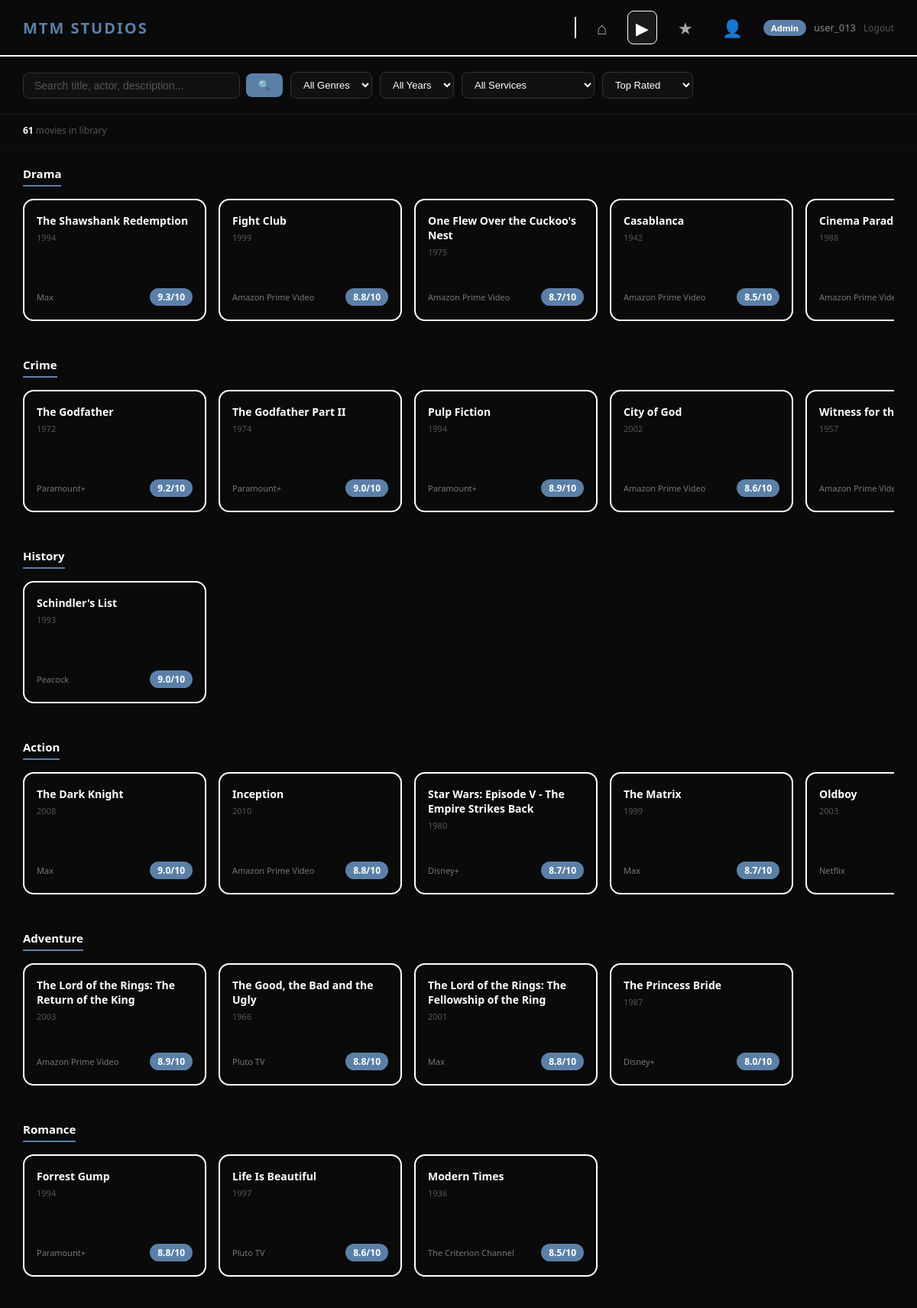
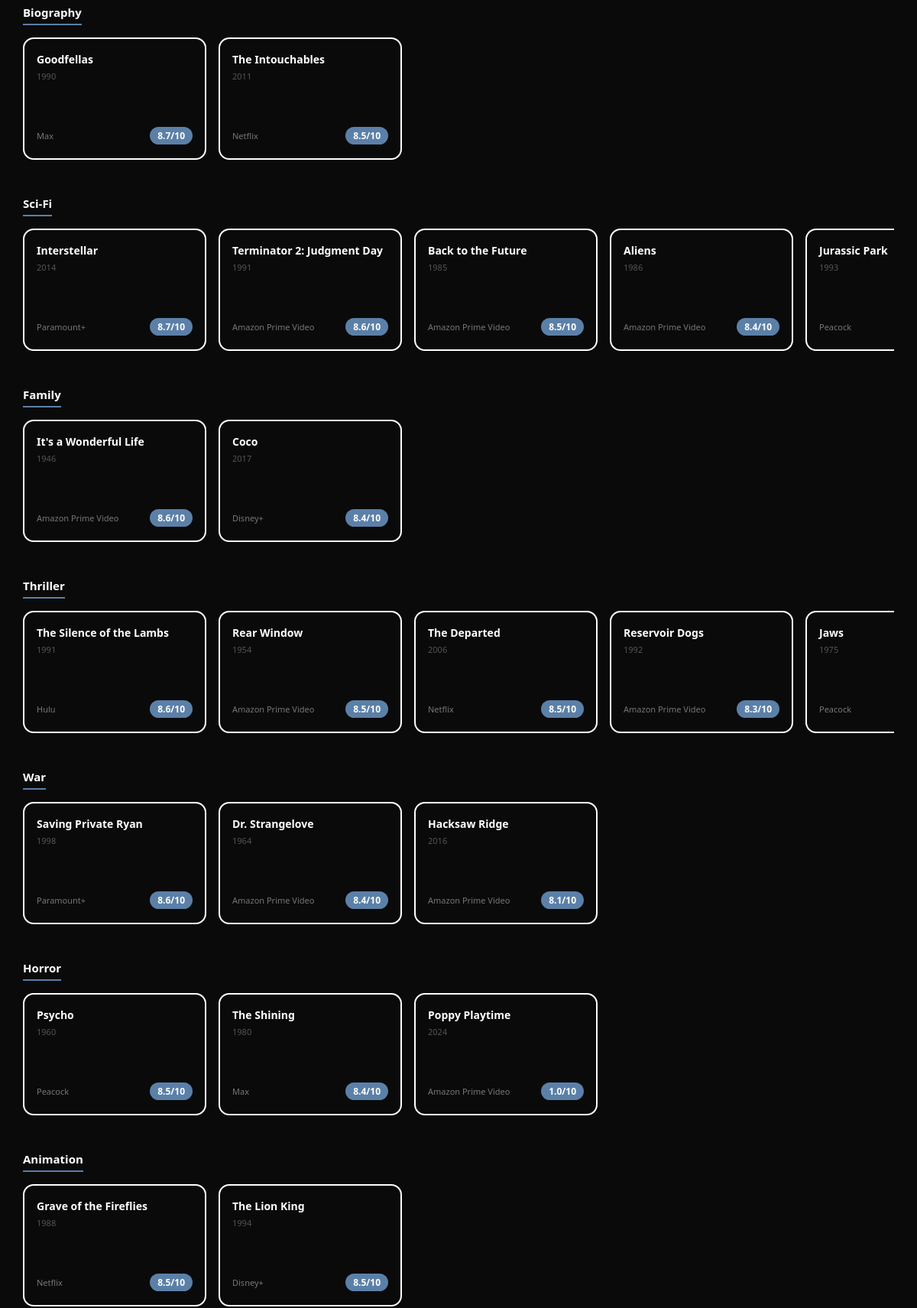
/movies.php (signed in, upper part), run on the app's committed database (2 pictures, top to bottom).
### tables this page shows
CREATE TABLE Movies (
    MovieID           VARCHAR(20)  PRIMARY KEY,
    ReleaseYear       INT,
    Title             VARCHAR(255),
    PosterURL         VARCHAR(255),
    StreamingServices VARCHAR(255),
    Genre             VARCHAR(100),
    Rating            DECIMAL(3,1),
    Description       VARCHAR(255),
    Actors            VARCHAR(255)
);

### movies.php (the view, shortened to what this page needs)
<?php
include __DIR__ . '/db_connect.php';
$is_guest = ($_SESSION['user_id'] === 'Guest');
$search           = isset($_GET['search'])    ? mysqli_real_escape_string($conn, trim($_GET['search']))    : '';
$genre_filter     = isset($_GET['genre'])     ? mysqli_real_escape_string($conn, $_GET['genre'])           : '';
$year_filter      = isset($_GET['year'])      ? intval($_GET['year'])                                      : 0;
$streaming_filter = isset($_GET['streaming']) ? mysqli_real_escape_string($conn, $_GET['streaming'])       : '';
$sort             = (isset($_GET['sort']) && in_array($_GET['sort'], ['rating','year_desc','year_asc','title']))
                    ? $_GET['sort'] : 'rating';
$sql = "SELECT * FROM Movies WHERE 1=1";
switch ($sort) {
    default:          $sql .= " ORDER BY Rating DESC";
}
$result     = mysqli_query($conn, $sql);
$all_movies = [];
while ($m = mysqli_fetch_assoc($result)) $all_movies[] = $m;
$is_filtered    = ($search != '' || $genre_filter != '' || $year_filter > 0 || $streaming_filter != '');
$movies_by_genre = [];
if (!$is_filtered) {
    foreach ($all_movies as $movie) {
        $g = trim(explode(", ", $movie['Genre'])[0]);
        $movies_by_genre[$g][] = $movie;
    }
}
?>
<!DOCTYPE html>
<html lang="en">
<head>
</head>
<body>
<nav class="navbar">
    <a href="index.php" class="logo">MTM STUDIOS</a>
    <div class="nav-right">
        <div class="nav-divider"></div>
        <div class="nav-icons">
            <a href="index.php" title="Home">&#8962;</a>
            <a href="movies.php" class="active" title="Movies">&#9654;</a>
            <a href="reviews.php" title="Reviews">&#9733;</a>
            <a href="users.php" title="Users">&#128100;</a>
        </div>
        <div class="user-info">
            <span class="user-badge"><?php echo htmlspecialchars($_SESSION['user_type']); ?></span>
            <?php echo htmlspecialchars($_SESSION['user_id']); ?>
            <?php if ($is_guest): ?>
                <a href="register.php" class="create-acct-link">Create Account</a>
            <?php else: ?>
                <a href="logout.php" class="logout-link">Logout</a>
            <?php endif; ?>
        </div>
    </div>
</nav>
<form method="GET" action="movies.php">
    <div class="filter-bar">
        <div class="search-input-wrap">
            <input type="text" name="search"
                   placeholder="Search title, actor, description..."
                   value="<?php echo htmlspecialchars($search); ?>">
            <button type="submit" class="btn-search">&#128269;</button>
        </div>
        <select name="genre" class="filter-select" onchange="this.form.submit()">
            <option value="">All Genres</option>
        </select>
        <select name="year" class="filter-select" onchange="this.form.submit()">
            <option value="">All Years</option>
        </select>
        <select name="streaming" class="filter-select" onchange="this.form.submit()">
            <option value="">All Services</option>
        </select>
        <select name="sort" class="filter-select" onchange="this.form.submit()">
            <option value="rating"    <?php echo ($sort == 'rating')    ? 'selected' : ''; ?>>Top Rated</option>
        </select>
    </div>
</form>
<div class="results-bar">
    <?php if ($is_filtered): ?>
        <span><?php echo count($all_movies); ?></span> result<?php echo count($all_movies) != 1 ? 's' : ''; ?> found
        <?php if ($search != ''): ?> for "<em><?php echo htmlspecialchars($search); ?></em>"<?php endif; ?>
    <?php else: ?>
        <span><?php echo count($all_movies); ?></span> movies in library
    <?php endif; ?>
</div>
<?php if (empty($all_movies)): ?>
    <div class="empty-state">
        <p>No movies match your search.</p>
        <p class="sub">Try adjusting your filters or <a href="movies.php" style="color:#5b80a8;">clearing them</a>.</p>
    </div>
<?php else: ?>
    <?php foreach ($movies_by_genre as $genre => $movies): ?>
        <div class="genre-section">
            <div class="genre-label"><?php echo htmlspecialchars($genre); ?></div>
            <div class="movie-row">
                <?php foreach ($movies as $movie): ?>
                    <a href="movie.php?id=<?php echo urlencode($movie['MovieID']); ?>" class="movie-card">
                        <div>
                            <div class="card-title"><?php echo htmlspecialchars($movie['Title']); ?></div>
                            <div class="card-year"><?php echo $movie['ReleaseYear'] ?? ''; ?></div>
                        </div>
                        <div class="card-bottom">
                            <div class="card-service"><?php echo htmlspecialchars($movie['StreamingServices']); ?></div>
                            <span class="card-score"><?php echo $movie['Rating']; ?>/10</span>
                        </div>
                    </a>
                <?php endforeach; ?>
            </div>
        </div>
    <?php endforeach; ?>
<?php endif; ?>
</body>
</html>

### movies.php (style rules this page uses)
* { margin: 0; padding: 0; box-sizing: border-box; }
body { font-family: 'Segoe UI', sans-serif; background-color: #0a0a0a; color: #ffffff; }
.navbar { background-color: #0a0a0a; border-bottom: 2px solid #ffffff; padding: 14px 30px; display: flex; justify-content: space-between; align-items: center; }
.logo { font-size: 20px; font-weight: bold; color: #5b80a8; text-decoration: none; letter-spacing: 2px; }
.nav-right { display: flex; align-items: center; }
.nav-divider { width: 2px; height: 28px; background-color: #ffffff; margin: 0 16px; }
.nav-icons { display: flex; align-items: center; gap: 16px; }
.nav-icons a { color: #aaa; text-decoration: none; font-size: 22px; padding: 6px 10px; border: 1px solid transparent; border-radius: 8px; transition: all 0.2s; }
.nav-icons a:hover, .nav-icons a.active { color: #fff; border-color: #fff; background-color: #1a1a1a; }
.user-info { display: flex; align-items: center; gap: 10px; margin-left: 16px; font-size: 13px; color: #888; }
.user-badge { background: #5b80a8; color: #fff; padding: 3px 10px; border-radius: 20px; font-size: 11px; font-weight: bold; }
.logout-link { color: #555; text-decoration: none; font-size: 12px; transition: color 0.2s; }
.filter-bar { padding: 20px 30px; border-bottom: 1px solid #1a1a1a; display: flex; flex-wrap: wrap; gap: 10px; align-items: center; }
.search-input-wrap { display: flex; align-items: center; gap: 8px; flex: 1; min-width: 200px; max-width: 340px; }
.search-input-wrap input { flex: 1; padding: 8px 14px; background: #111; border: 1px solid #333; border-radius: 8px; color: #fff; font-size: 14px; }
.search-input-wrap input::placeholder { color: #555; }
.btn-search { padding: 8px 16px; background: #5b80a8; color: #fff; border: none; border-radius: 8px; font-size: 13px; cursor: pointer; white-space: nowrap; transition: background 0.2s; }
.filter-select { padding: 8px 12px; background: #111; border: 1px solid #333; border-radius: 8px; color: #fff; font-size: 13px; cursor: pointer; }
.filter-select option { background: #111; }
.results-bar { padding: 12px 30px; font-size: 12px; color: #555; border-bottom: 1px solid #111; }
.results-bar span { color: #fff; font-weight: 600; }
.genre-section { padding: 24px 30px 12px; }
.genre-label { font-size: 15px; font-weight: bold; border-bottom: 2px solid #5b80a8; display: inline-block; padding-bottom: 5px; margin-bottom: 16px; }
.movie-row { display: flex; gap: 16px; overflow-x: auto; padding-bottom: 10px; }
.movie-card { min-width: 240px; max-width: 240px; height: 160px; background-color: #0a0a0a; border: 2px solid #ffffff; border-radius: 14px; padding: 18px 16px; text-decoration: none; color: #ffffff; display: flex; flex-direction: column; justify-content: space-between; transition: border-color 0.2s, transform 0.2s; flex-shrink: 0; }
.card-title { font-size: 14px; font-weight: bold; line-height: 1.35; }
.card-year { font-size: 11px; color: #555; margin-top: 4px; }
.card-bottom { display: flex; align-items: center; justify-content: space-between; gap: 8px; }
.card-service { font-size: 11px; color: #777; white-space: nowrap; overflow: hidden; text-overflow: ellipsis; }
.card-score { background: #5b80a8; color: #fff; padding: 3px 10px; border-radius: 20px; font-size: 12px; font-weight: bold; white-space: nowrap; flex-shrink: 0; }

### data on the page
movies: Title "The Shawshank Redemption", ReleaseYear "1994", StreamingServices "Max", Rating "9.3"
movies: Title "Fight Club", ReleaseYear "1999", StreamingServices "Amazon Prime Video", Rating "8.8"
movies: Title "One Flew Over the Cuckoo's Nest", ReleaseYear "1975", StreamingServices "Amazon Prime Video", Rating "8.7"
movies: Title "Casablanca", ReleaseYear "1942", StreamingServices "Amazon Prime Video", Rating "8.5"
movies: Title "Cinema…", ReleaseYear "1988", StreamingServices "Amazon Prime…"
movies: Title "The Godfather", ReleaseYear "1972", StreamingServices "Paramount+", Rating "9.2"
movies: Title "The Godfather Part II", ReleaseYear "1974", StreamingServices "Paramount+", Rating "9.0"
movies: Title "Pulp Fiction", ReleaseYear "1994", StreamingServices "Paramount+", Rating "8.9"
movies: Title "City of God", ReleaseYear "2002", StreamingServices "Amazon Prime Video", Rating "8.6"
movies: Title "Witness for…", ReleaseYear "1957", StreamingServices "Amazon Prime…"
movies: Title "Schindler's List", ReleaseYear "1993", StreamingServices "Peacock", Rating "9.0"
movies: Title "The Dark Knight", ReleaseYear "2008", StreamingServices "Max", Rating "9.0"
movies: Title "Inception", ReleaseYear "2010", StreamingServices "Amazon Prime Video", Rating "8.8"
movies: Title "Star Wars: Episode V - The Empire Strikes Back", ReleaseYear "1980", StreamingServices "Disney+", Rating "8.7"
movies: Title "The Matrix", ReleaseYear "1999", StreamingServices "Max", Rating "8.7"
movies: Title "Oldboy", ReleaseYear "2003", StreamingServices "Netflix"
movies: Title "The Lord of the Rings: The Return of the King", ReleaseYear "2003", StreamingServices "Amazon Prime Video", Rating "8.9"
movies: Title "The Good, the Bad and the Ugly", ReleaseYear "1966", StreamingServices "Pluto TV", Rating "8.8"
movies: Title "The Lord of the Rings: The Fellowship of the Ring", ReleaseYear "2001", StreamingServices "Max", Rating "8.8"
movies: Title "The Princess Bride", ReleaseYear "1987", StreamingServices "Disney+", Rating "8.0"
movies: Title "Forrest Gump", ReleaseYear "1994", StreamingServices "Paramount+", Rating "8.8"
movies: Title "Life Is Beautiful", ReleaseYear "1997", StreamingServices "Pluto TV", Rating "8.6"
movies: Title "Modern Times", ReleaseYear "1936", StreamingServices "The Criterion Channel", Rating "8.5"
movies: Title "Goodfellas", ReleaseYear "1990", StreamingServices "Max", Rating "8.7"
movies: Title "The Intouchables", ReleaseYear "2011", StreamingServices "Netflix", Rating "8.5"
movies: Title "Interstellar", ReleaseYear "2014", StreamingServices "Paramount+", Rating "8.7"
movies: Title "Terminator 2: Judgment Day", ReleaseYear "1991", StreamingServices "Amazon Prime Video", Rating "8.6"
movies: Title "Back to the Future", ReleaseYear "1985", StreamingServices "Amazon Prime Video", Rating "8.5"
movies: Title "Aliens", ReleaseYear "1986", StreamingServices "Amazon Prime Video", Rating "8.4"
movies: Title "Jurassic Park", ReleaseYear "1993", StreamingServices "Peacock"
movies: Title "It's a Wonderful Life", ReleaseYear "1946", StreamingServices "Amazon Prime Video", Rating "8.6"
movies: Title "Coco", ReleaseYear "2017", StreamingServices "Disney+", Rating "8.4"
movies: Title "The Silence of the Lambs", ReleaseYear "1991", StreamingServices "Hulu", Rating "8.6"
movies: Title "Rear Window", ReleaseYear "1954", StreamingServices "Amazon Prime Video", Rating "8.5"
movies: Title "The Departed", ReleaseYear "2006", StreamingServices "Netflix", Rating "8.5"
movies: Title "Reservoir Dogs", ReleaseYear "1992", StreamingServices "Amazon Prime Video", Rating "8.3"
movies: Title "Jaws", ReleaseYear "1975", StreamingServices "Peacock"
movies: Title "Saving Private Ryan", ReleaseYear "1998", StreamingServices "Paramount+", Rating "8.6"
movies: Title "Dr. Strangelove", ReleaseYear "1964", StreamingServices "Amazon Prime Video", Rating "8.4"
movies: Title "Hacksaw Ridge", ReleaseYear "2016", StreamingServices "Amazon Prime Video", Rating "8.1"
movies: Title "Psycho", ReleaseYear "1960", StreamingServices "Peacock", Rating "8.5"
movies: Title "The Shining", ReleaseYear "1980", StreamingServices "Max", Rating "8.4"
movies: Title "Poppy Playtime", ReleaseYear "2024", StreamingServices "Amazon Prime Video", Rating "1.0"
movies: Title "Grave of the Fireflies", ReleaseYear "1988", StreamingServices "Netflix", Rating "8.5"
movies: Title "The Lion King", ReleaseYear "1994", StreamingServices "Disney+", Rating "8.5"

### other printed values
$_SESSION['user_type'] "Admin"
$_SESSION['user_id'] "user_013"
count($all_movies) "61"
$genre "Drama"
$genre "Crime"
$genre "History"
$genre "Action"
$genre "Adventure"
$genre "Romance"
$genre "Biography"
$genre "Sci-Fi"
$genre "Family"
$genre "Thriller"
$genre "War"
$genre "Horror"
